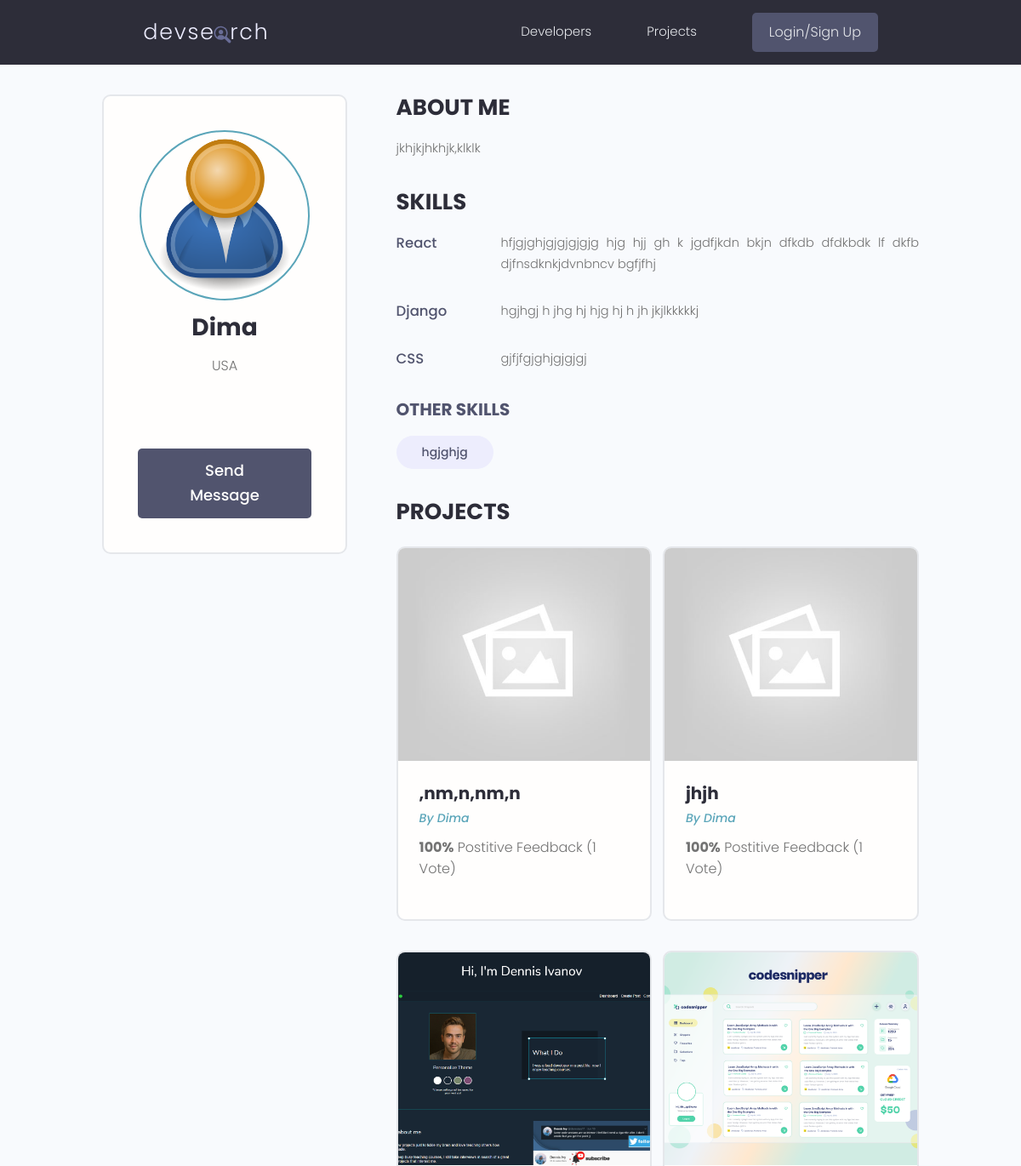
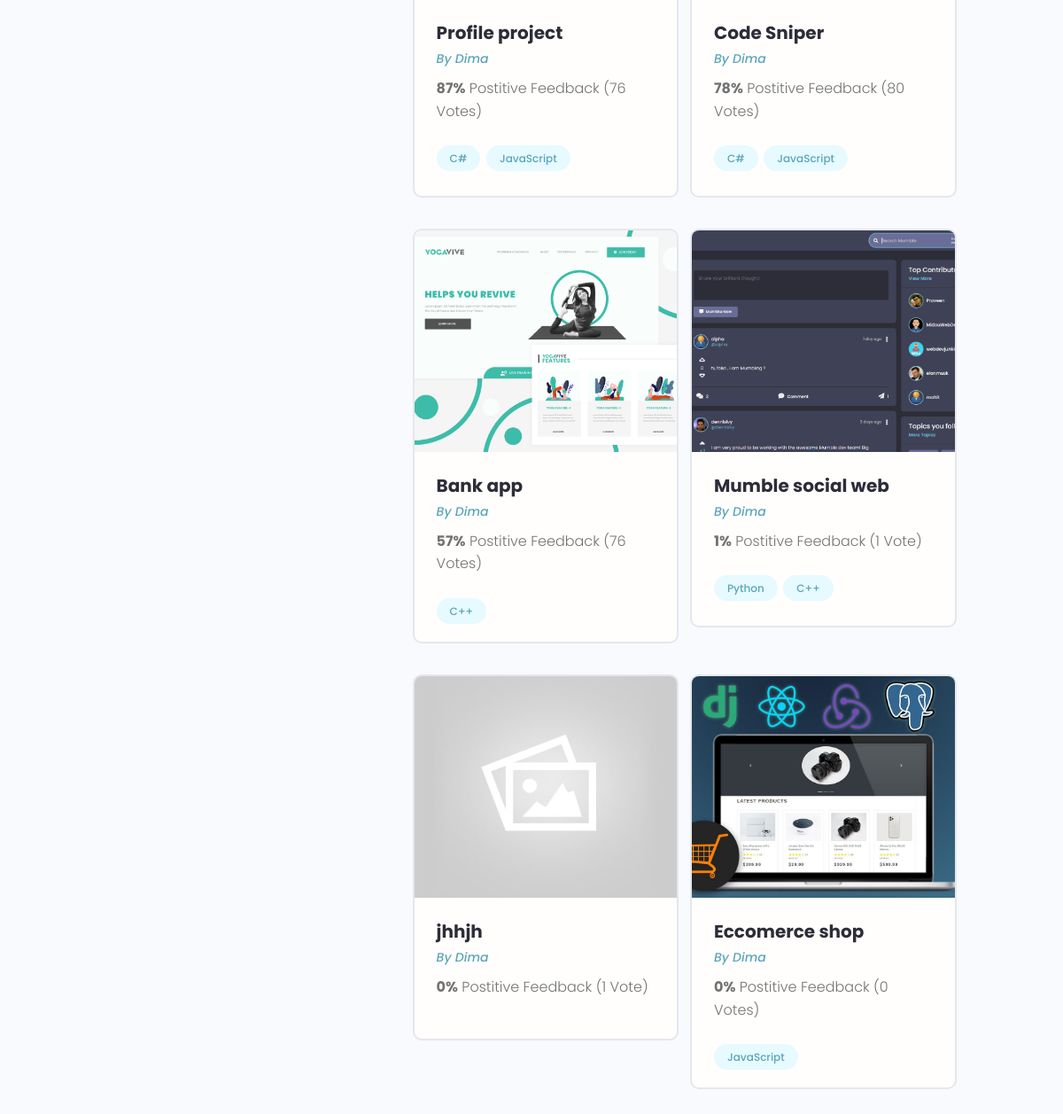
The page /profile/cf8e3583-d089-474b-9ada-07cb6227c3ea/ on the database its author committed (2 pictures, top to bottom).
### users/models.py (models this page shows, shortened)
class Profile(models.Model):
    user = models.OneToOneField(User, on_delete=models.CASCADE, null=True, blank=True)
    name = models.CharField(max_length=200, blank=True, null=True)
    email = models.EmailField(max_length=500, blank=True, null=True)
    username = models.CharField(max_length=200, blank=True, null=True)
    location = models.CharField(max_length=200, blank=True, null=True)
    short_intro = models.CharField(max_length=200, blank=True, null=True)
    bio = models.TextField(blank=True, null=True)
    profile_image = models.ImageField(null=True, blank=True, upload_to='profiles/', default='profiles/user-default.png')
    social_github = models.CharField(max_length=200, blank=True, null=True)
    social_twitter = models.CharField(max_length=200, blank=True, null=True)
    social_linkedin = models.CharField(max_length=200, blank=True, null=True)
    social_youtube = models.CharField(max_length=200, blank=True, null=True)
    social_website = models.CharField(max_length=200, blank=True, null=True)
    created = models.DateTimeField(auto_now_add=True)
    id = models.UUIDField(default=uuid.uuid4, unique=True, primary_key=True, editable=False)
    class Meta:
        ordering = ['created']
    @property
    def imageurl(self):
        try:
            url = self.profile_image.url
        except:
            url = ''
        return url

class Skill(models.Model):
    owner = models.ForeignKey(Profile, on_delete=models.CASCADE, null=True, blank=True)
    name = models.CharField(max_length=200, blank=True, null=True)
    description = models.TextField(blank=True, null=True)
    created = models.DateTimeField(auto_now_add=True)
    id = models.UUIDField(default=uuid.uuid4, unique=True, primary_key=True, editable=False)
    def __str__(self):
        return str(self.name)

### projects/models.py (models this page shows, shortened)
class Project(models.Model):
    owner = models.ForeignKey(Profile, null=True, blank=True, on_delete=models.CASCADE)
    title = models.CharField(max_length=50)
    description = models.TextField(null=True, blank=True)
    featured_image = models.ImageField(null=True, blank=True, default='default.jpg')
    demo_link = models.CharField(max_length=2000, null=True, blank=True)
    source_link = models.CharField(max_length=2000, null=True, blank=True)
    tags = models.ManyToManyField('Tag', blank=True)
    vote_total = models.IntegerField(default=0, null=True, blank=True)
    vote_ratio = models.IntegerField(default=0, null=True, blank=True)
    created = models.DateTimeField(auto_now_add=True)
    id = models.UUIDField(default=uuid.uuid4, unique=True, primary_key=True, editable=False)
    class Meta:
        ordering = ['-vote_ratio', '-vote_total', 'title']
    @property
    def imageurl(self):
        try:
            url = self.featured_image.url
        except:
            url = ''
        return url

class Tag(models.Model):
    name = models.CharField(max_length=200)
    created = models.DateTimeField(auto_now_add=True)
    id = models.UUIDField(default=uuid.uuid4, unique=True, primary_key=True, editable=False)
    def __str__(self):
        return self.name

### users/views.py (the view)
# urls.py: path('profile/<str:pk>/', views.userprofile, name='user-profile'),
def userprofile(request, pk):
    profile = Profile.objects.get(id=pk)
    topskills = profile.skill_set.exclude(description__exact="")
    otherskills = profile.skill_set.filter(description="")
    context = {'profile': profile, 'topskills': topskills, "otherskills": otherskills}
    return render(request, 'users/user-profile.html', context)

### users/templates/users/user-profile.html (shortened to what this page needs)
{% extends 'main.html' %}
{% block content %}
  <main class="profile my-md">
    <div class="container">
      <div class="layout">
        <div class="column column--1of3">
          <div class="card text-center">
            <div class="card__body dev">
              <img class="avatar avatar--xl" src="{{ profile.imageurl }}" />
              <h2 class="dev__name">{{ profile.name }}</h2>
              <p class="dev__location">{{ profile.location}}</p>
              <ul class="dev__social">
              </ul>
              {% if request.user.profile.id != profile.id %}
              <a href="{% url 'create-message' profile.id %}" class="btn btn--sub btn--lg">Send Message </a>
              {% endif %}
            </div>
          </div>
        </div>
        <div class="column column--2of3">
          <div class="devInfo">
            <h3 class="devInfo__title">About Me</h3>
            <p class="devInfo__about">{{ profile.bio }}
            </p>
          </div>
          <div class="devInfo">
            <h3 class="devInfo__title">Skills</h3>
            <div class="devInfo__skills">
              {% for skill in topskills %}
              <div class="devSkill">
                <h4 class="devSkill__title">{{ skill.name }}</h4>
                <p class="devSkill__info">
                  {{ skill.description }}
                </p>
              </div>
              {% endfor %}
              <h3 class="devInfo__subtitle">Other Skills</h3>
              <div class="devInfo__otherSkills">
                {% for skill in otherskills %}
                <span class="tag tag--pill tag--sub tag--lg">
                  <small>{{ skill }}</small>
                </span>
                {% endfor %}
              </div>
            </div>
          </div>
          <div class="devInfo">
            <h3 class="devInfo__title">Projects</h3>
            <div class="grid grid--two">
              {% for project in profile.project_set.all %}
              <div class="column">
                <div class="card project">
                  <a href="{% url 'project' project.id  %}" class="project">
                    <img class="project__thumbnail" src="{{ project.imageurl }}" />
                    <div class="card__body">
                      <h3 class="project__title">{{ project.title }}</h3>
                      <p><a class="project__author" href="{% url 'user-profile' project.owner.id %}">By {{ project.owner.name }}</a></p>
                      <p class="project--rating">
                        <span style="font-weight: bold;">{{ project.vote_ratio }}%</span> Postitive
                        Feedback ({{ project.vote_total}} Vote{{ project.vote_total|pluralize:"s"}})
                      </p>
                      <div class="project__tags">
                        {% for tag in project.tags.all %}
                        <span class="tag tag--pill tag--main">
                          <small>{{ tag }}</small>
                        </span>
                        {% endfor %}
                      </div>
                    </div>
                  </a>
                </div>
              </div>
              {% endfor %}
            </div>
          </div>
        </div>
      </div>
    </div>
  </main>
{% endblock %}

### static/styles/app.css (style rules this page uses)
:root { --color-sub: #2d2d39; }
.btn--sub { background-color: var(--color-sub-light); }
.card { border: 2px solid var(--color-light); }
img { width: 100%; }
.profile .card > .dev { padding: 4rem; }
.dev__name { color: var(--color-sub); font-size: 2.8rem; font-weight: 700; margin-top: 1rem; margin-bottom: 0.5rem; }
.dev__location { margin-top: 1rem; }
.dev__social { margin: 3rem 0; list-style: none; display: flex; justify-content: center; gap: 1.5rem; }
.devInfo { margin-bottom: 3rem; }
.devInfo__title, .devInfo__subtitle { font-size: 2.6rem; color: var(--color-sub); text-transform: uppercase; font-weight: 700; margin-bottom: 1.5rem; }
.devInfo__subtitle { font-size: 2rem; color: var(--color-sub-light); }
.devInfo__about, .devSkill__info { font-size: 1.45rem; line-height: 1.7; text-align: justify; }
.devSkill { margin-bottom: 3rem; }
.devSkill__title { font-size: 1.65rem; font-weight: 500; color: var(--color-sub-light); }
@media screen and (min-width: 700px) { .devSkill { display: flex; justify-content: space-between; gap: 3rem; } }
@media screen and (min-width: 700px) { .devSkill__info { flex-basis: 80%; } }
.project__author { font-size: 1.4rem; font-style: italic; }
.project--rating { margin-bottom: 1.6em; margin-top: .5em; }
.project__thumbnail { height: 25rem; object-fit: cover; object-position: top center; }
.project__title { font-size: 2rem; font-weight: 700; color: var(--color-sub); }

### static/uikit/styles/modules/_variables.css (style rules this page uses)
:root { --color-main: #5aa5b9; --color-main-light: #e6faff; --color-sub: #3f4156; --color-sub-light: #51546e; --color-sub-lighter: #ededfd; --color-text: #737373; --color-gray: #8b8b8b; --color-light: #e5e7eb; --color-light-gray: #767676; --color-bg: #f8fafd; --color-white: #fffefd; --color-white-light: #f3f3f3; --color-success: #359e64; --color-success-bg: #def8e8; --color-error: #fc4b0b; --color-error-bg: #fff2ee; --font-base: 'Poppins', arial, helvetica, 'Segoe UI', roboto, ubuntu, sans-serif; --font-monospace: 'Fira Code', 'Courier New', courier, monospace; --font-regular: 300; --font-medium: 500; --font-bold: 700; --generic-shadow: 1px 1px 5px #00000010; --generic-transition: all 0.3s ease-in-out; }

### static/uikit/styles/modules/_base.css (style rules this page uses)
* { margin: 0; padding: 0; box-sizing: border-box; text-rendering: optimizeLegibility; color: inherit; font-size: inherit; }
html { font-size: 50%; }
@media only screen and (min-width: 480px) { html { font-size: 56.25%; } }
@media only screen and (min-width: 1200px) { html { font-size: 62.5%; } }
body { line-height: 1.6; font-weight: 400; font-size: 1.5rem; color: var(--color-text); background-color: var(--color-bg); min-height: 100vh; }

### static/uikit/styles/modules/_typography.css (style rules this page uses)
* { font-family: var(--font-base); }
h2 { font-size: 3.6rem; font-weight: var(--font-bold); }
h3 { font-size: 3.2rem; font-weight: var(--font-medium); }
h4 { font-size: 2.8rem; font-weight: var(--font-medium); }
p, span, strong { font-size: 1.6rem; color: var(--color-text); font-weight: var(--font-regular); }
a { padding-bottom: 2px; text-decoration: none; display: inline-block; color: var(--color-main); font-weight: var(--font-medium); }

### static/uikit/styles/modules/_utilities.css (style rules this page uses)
.container { width: 92%; max-width: 165rem; margin: 0 auto; box-sizing: border-box; }
@media screen and (min-width: 1000px) { .container { width: 90%; } }
@media screen and (min-width: 1200px) { .container { width: 80%; } }
.text-center { text-align: center; }
.my-md { margin: 3rem auto; }

### static/uikit/styles/modules/_avatar.css (style rules this page uses)
.avatar { border-radius: 50%; border: 2px solid var(--color-main); object-fit: cover; }
.avatar--xl { height: 20rem; width: 20rem; }

### static/uikit/styles/modules/_button.css (style rules this page uses)
.btn { display: inline-block; position: relative; cursor: pointer; background-color: var(--color-light); font-weight: var(--font-medium); color: var(--color-sub); text-decoration: none; padding: 1rem 2rem; border-radius: 0.5rem; border: none; width: -webkit-fit-content; width: -moz-fit-content; width: fit-content; height: -webkit-fit-content; height: -moz-fit-content; height: fit-content; font-size: 1.6rem; outline-width: 0; outline-color: transparent; -webkit-backface-visibility: hidden; backface-visibility: hidden; transition: all 0.3s ease-in-out; }
.btn--sub { background-color: var(--color-sub); color: var(--color-white); }
.btn--lg { font-size: 1.8rem; padding: 1.2rem 4.5rem; }

### static/uikit/styles/modules/_card.css (style rules this page uses)
.card { border-radius: 1rem; background-color: var(--color-white); border: 1.5px solid var(--color-light); width: auto; height: auto; margin-top: 0.5rem; margin-bottom: 0.5rem; overflow: hidden; }
.card__body, .card__header { padding: 2rem 2.5rem; }

### rows shown on the page
Profile: imageurl (placeholder picture), name "Dima", location "USA", bio "jkhjkjhkhjk,klklk"
Skill: name "React", description "hfjgjghjgjgjgjgjg hjg hjj gh k jgdfjkdn bkjn dfkdb dfdkbdk lf dkfb djfnsdknkjdvnbncv bgfjfhj"
Skill: name "Django", description "hgjhgj h jhg hj hjg hj h jh jkjlkkkkkj"
Skill: name "CSS", description "gjfjfgjghjgjgjgj"
Skill: name "hgjghjg"
Project: imageurl (placeholder picture), title ",nm,n,nm,n", owner.name "Dima", vote_ratio "100", vote_total "1"
Project: imageurl (placeholder picture), title "jhjh", owner.name "Dima", vote_ratio "100", vote_total "1"
Project: imageurl (picture), title "Profile project", owner.name "Dima", vote_ratio "87", vote_total "76"
Tag: name "C#"
Tag: name "JavaScript"
Project: imageurl (picture), title "Code Sniper", owner.name "Dima", vote_ratio "78", vote_total "80"
Project: imageurl (picture), title "Bank app", owner.name "Dima", vote_ratio "57", vote_total "76"
Tag: name "C++"
Project: imageurl (picture), title "Mumble social web", owner.name "Dima", vote_ratio "1", vote_total "1"
Tag: name "Python"
Project: imageurl (placeholder picture), title "jhhjh", owner.name "Dima", vote_ratio "0", vote_total "1"
Project: imageurl (picture), title "Eccomerce shop", owner.name "Dima", vote_ratio "0", vote_total "0"
